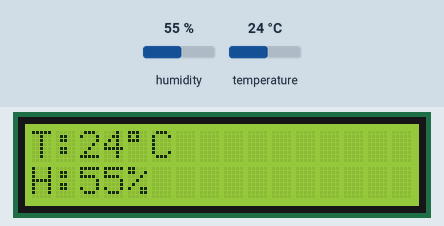
Bench run of a sketch on a simulated Arduino Uno, built with avr-gcc and run on an emulated ATmega328P. On the bench: 16×2 character LCD. The inputs (shaded band) are chosen by the test bench; at power-on: humidity 55 %, temperature 24 °C.

Above: at 4.2 s.
4.3 s: humidity set to 22 %
At 5.4 s:
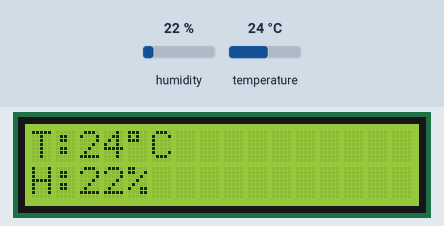
6.4 s: temperature set to 12 °C
At 8.3 s:
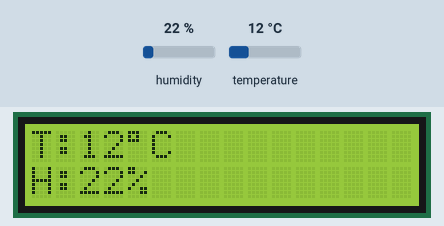
9.1 s: humidity set to 40 %
At 10.4 s:
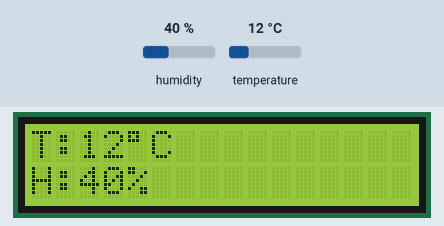
11.2 s: temperature set to 19 °C
At 13.3 s:
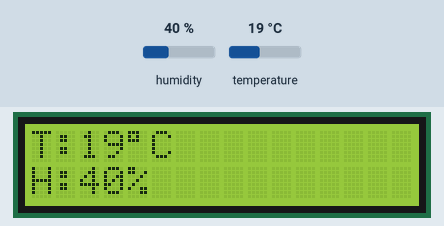
Timing chart, 0 to 14.7 s (numbered marks = the images above; inputs shaded):
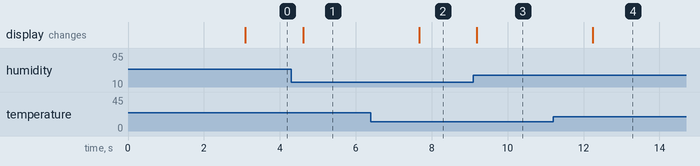

The sketch:

temp_and_hum_lcd.ino
```cpp
#include <LiquidCrystal.h>
#include <SimpleDHT.h>

int pinDHT11 = 11;
SimpleDHT11 dht11;
LiquidCrystal lcd(8, 9, 4, 5, 6, 7);

void setup() { // set up the LCD's number of columns and rows:
  lcd.begin(16, 2);
  lcd.setCursor(4,0);
  lcd.print("Bob");
  lcd.setCursor(1,1);
  lcd.print("PROJECT DHT-11");
  delay(3000);
  lcd.setCursor(0,1);
  lcd.clear();
}

void loop() {
  byte temperature = 0;
  byte humidity = 0;
  int err = SimpleDHTErrSuccess;

  if ((err = dht11.read(pinDHT11, &temperature, &humidity, NULL)) != SimpleDHTErrSuccess){
    lcd.setCursor(0,0);
    lcd.print("Read DHT11 failed, err:");
    lcd.setCursor(0,1);
    lcd.println(err);
    delay(1000);
    return;
  }

  // LCD output
  lcd.setCursor(0,0); // Set the first row (location at which subsequent text written to the LCD will be displayed)
  lcd.print("T:"); // Print "T:" on the LCD
  lcd.print((int)temperature); // Print string temperature
  lcd.print((char)223); // Prints "o" on the LCD
  lcd.print("C"); // Prints "C" on the LCD

  lcd.setCursor(0,1); // Set the second row (location at which subsequent text written to the LCD will be displayed)
  lcd.print("H:"); // Print "H:" on the LCD
  lcd.print((int)humidity); // Print string humidity
  lcd.print("%");
  delay(1500);
}
```

Measured:
- after the input at 4.3 s, the display: changes after 0.32 s (image 1)
- after the input at 6.4 s, the display: changes after 1.3 s (image 2)
- after the input at 9.1 s, the display: changes after 0.09 s (image 3)
- after the input at 11.2 s, the display: changes after 1.0 s (image 4)
